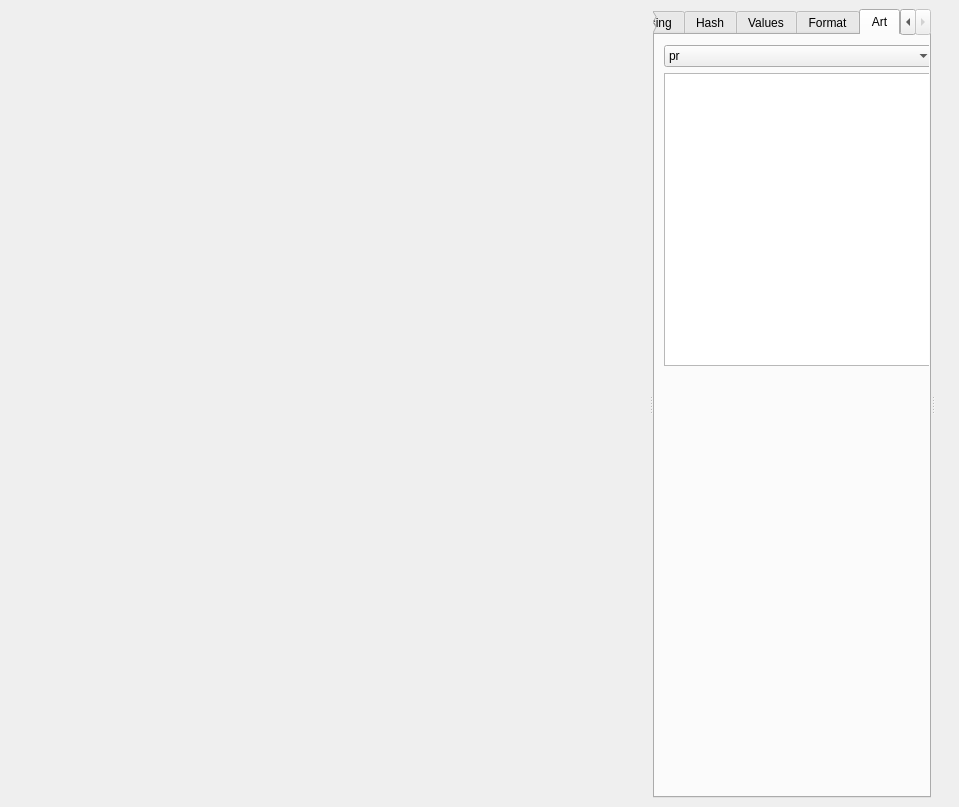
<?xml version="1.0" encoding="UTF-8"?>
<ui version="4.0">
 <class>HexdumpWidget</class>
 <widget class="QDockWidget" name="HexdumpWidget">
  <property name="geometry">
   <rect>
    <x>0</x>
    <y>0</y>
    <width>959</width>
    <height>807</height>
   </rect>
  </property>
  <property name="sizePolicy">
   <sizepolicy hsizetype="Expanding" vsizetype="Preferred">
    <horstretch>0</horstretch>
    <verstretch>0</verstretch>
   </sizepolicy>
  </property>
  <property name="windowTitle">
   <string notr="true">Hexdump</string>
  </property>
  <widget class="QWidget" name="dockWidgetContents">
   <layout class="QVBoxLayout" name="horizontalLayout">
    <property name="spacing">
     <number>0</number>
    </property>
    <property name="rightMargin">
     <number>0</number>
    </property>
    <item>
     <widget class="QSplitter" name="splitter">
      <property name="orientation">
       <enum>Qt::Horizontal</enum>
      </property>
      <widget class="HexWidget" name="hexTextView">
       <property name="sizePolicy">
        <sizepolicy hsizetype="Expanding" vsizetype="Expanding">
         <horstretch>1</horstretch>
         <verstretch>0</verstretch>
        </sizepolicy>
       </property>
       <property name="frameShape">
        <enum>QFrame::Shape::NoFrame</enum>
       </property>
       <property name="widgetResizable">
        <bool>true</bool>
       </property>
      </widget>
      <widget class="QTabWidget" name="hexSideTab_2">
       <property name="sizePolicy">
        <sizepolicy hsizetype="Preferred" vsizetype="Expanding">
         <horstretch>0</horstretch>
         <verstretch>0</verstretch>
        </sizepolicy>
       </property>
       <property name="tabPosition">
        <enum>QTabWidget::TabPosition::North</enum>
       </property>
       <property name="currentIndex">
        <number>4</number>
       </property>
       <property name="usesScrollButtons">
        <bool>true</bool>
       </property>
       <property name="documentMode">
        <bool>false</bool>
       </property>
       <widget class="QWidget" name="tabDIsasm_2">
        <attribute name="title">
         <string>Parsing</string>
        </attribute>
        <layout class="QVBoxLayout" name="verticalLayout_23">
         <property name="spacing">
          <number>6</number>
         </property>
         <property name="leftMargin">
          <number>0</number>
         </property>
         <property name="topMargin">
          <number>0</number>
         </property>
         <property name="rightMargin">
          <number>0</number>
         </property>
         <property name="bottomMargin">
          <number>0</number>
         </property>
         <item>
          <layout class="QVBoxLayout" name="verticalLayout_16">
           <property name="spacing">
            <number>5</number>
           </property>
           <property name="rightMargin">
            <number>0</number>
           </property>
           <item>
            <layout class="QHBoxLayout" name="horizontalLayout_17">
             <property name="topMargin">
              <number>0</number>
             </property>
             <item>
              <widget class="QComboBox" name="parseTypeComboBox">
               <property name="sizePolicy">
                <sizepolicy hsizetype="Preferred" vsizetype="Fixed">
                 <horstretch>0</horstretch>
                 <verstretch>0</verstretch>
                </sizepolicy>
               </property>
              </widget>
             </item>
             <item>
              <widget class="QLabel" name="label_6">
               <property name="sizePolicy">
                <sizepolicy hsizetype="Fixed" vsizetype="Preferred">
                 <horstretch>0</horstretch>
                 <verstretch>0</verstretch>
                </sizepolicy>
               </property>
               <property name="text">
                <string>Endian</string>
               </property>
              </widget>
             </item>
             <item>
              <widget class="QComboBox" name="parseEndianComboBox">
               <property name="sizeAdjustPolicy">
                <enum>QComboBox::SizeAdjustPolicy::AdjustToContents</enum>
               </property>
               <item>
                <property name="text">
                 <string>Little</string>
                </property>
               </item>
               <item>
                <property name="text">
                 <string>Big</string>
                </property>
               </item>
              </widget>
             </item>
            </layout>
           </item>
           <item>
            <widget class="QFrame" name="hexSideFrame_2">
             <property name="sizePolicy">
              <sizepolicy hsizetype="Expanding" vsizetype="Fixed">
               <horstretch>0</horstretch>
               <verstretch>0</verstretch>
              </sizepolicy>
             </property>
             <property name="minimumSize">
              <size>
               <width>0</width>
               <height>0</height>
              </size>
             </property>
             <property name="frameShape">
              <enum>QFrame::Shape::NoFrame</enum>
             </property>
             <property name="frameShadow">
              <enum>QFrame::Shadow::Plain</enum>
             </property>
             <property name="lineWidth">
              <number>0</number>
             </property>
             <layout class="QHBoxLayout" name="horizontalLayout_21">
              <property name="sizeConstraint">
               <enum>QLayout::SizeConstraint::SetMinimumSize</enum>
              </property>
              <property name="leftMargin">
               <number>5</number>
              </property>
              <property name="topMargin">
               <number>0</number>
              </property>
              <property name="rightMargin">
               <number>5</number>
              </property>
              <property name="bottomMargin">
               <number>5</number>
              </property>
              <item>
               <widget class="QLabel" name="hexArchLabel_2">
                <property name="sizePolicy">
                 <sizepolicy hsizetype="Fixed" vsizetype="Preferred">
                  <horstretch>0</horstretch>
                  <verstretch>0</verstretch>
                 </sizepolicy>
                </property>
                <property name="text">
                 <string>Arch</string>
                </property>
               </widget>
              </item>
              <item>
               <widget class="QComboBox" name="parseArchComboBox">
                <property name="sizePolicy">
                 <sizepolicy hsizetype="Preferred" vsizetype="Fixed">
                  <horstretch>0</horstretch>
                  <verstretch>0</verstretch>
                 </sizepolicy>
                </property>
                <property name="sizeAdjustPolicy">
                 <enum>QComboBox::SizeAdjustPolicy::AdjustToContents</enum>
                </property>
                <property name="frame">
                 <bool>false</bool>
                </property>
               </widget>
              </item>
              <item>
               <widget class="QLabel" name="hexBitsLabel_2">
                <property name="sizePolicy">
                 <sizepolicy hsizetype="Fixed" vsizetype="Preferred">
                  <horstretch>0</horstretch>
                  <verstretch>0</verstretch>
                 </sizepolicy>
                </property>
                <property name="text">
                 <string>Bits</string>
                </property>
               </widget>
              </item>
              <item>
               <widget class="QComboBox" name="parseBitsComboBox">
                <property name="sizeAdjustPolicy">
                 <enum>QComboBox::SizeAdjustPolicy::AdjustToContents</enum>
                </property>
                <item>
                 <property name="text">
                  <string>16</string>
                 </property>
                </item>
                <item>
                 <property name="text">
                  <string>32</string>
                 </property>
                </item>
                <item>
                 <property name="text">
                  <string>64</string>
                 </property>
                </item>
               </widget>
              </item>
             </layout>
            </widget>
           </item>
           <item>
            <widget class="QPlainTextEdit" name="hexDisasTextEdit">
             <property name="sizePolicy">
              <sizepolicy hsizetype="Preferred" vsizetype="Expanding">
               <horstretch>0</horstretch>
               <verstretch>0</verstretch>
              </sizepolicy>
             </property>
             <property name="font">
              <font>
               <family>Anonymous Pro</family>
               <pointsize>13</pointsize>
              </font>
             </property>
             <property name="frameShape">
              <enum>QFrame::Shape::NoFrame</enum>
             </property>
             <property name="lineWidth">
              <number>0</number>
             </property>
             <property name="readOnly">
              <bool>true</bool>
             </property>
             <property name="plainText">
              <string/>
             </property>
            </widget>
           </item>
          </layout>
         </item>
        </layout>
       </widget>
       <widget class="QWidget" name="tabHistogram_2">
        <property name="sizePolicy">
         <sizepolicy hsizetype="Expanding" vsizetype="Preferred">
          <horstretch>0</horstretch>
          <verstretch>0</verstretch>
         </sizepolicy>
        </property>
        <attribute name="title">
         <string notr="true">Hash</string>
        </attribute>
        <layout class="QVBoxLayout" name="verticalLayout">
         <item>
          <layout class="QGridLayout" name="gridLayout" columnstretch="0,0,0">
           <property name="sizeConstraint">
            <enum>QLayout::SizeConstraint::SetDefaultConstraint</enum>
           </property>
           <property name="rightMargin">
            <number>0</number>
           </property>
           <property name="horizontalSpacing">
            <number>8</number>
           </property>
           <property name="verticalSpacing">
            <number>10</number>
           </property>
           <item row="3" column="0">
            <widget class="QLabel" name="labelSHA256">
             <property name="sizePolicy">
              <sizepolicy hsizetype="Fixed" vsizetype="Fixed">
               <horstretch>0</horstretch>
               <verstretch>0</verstretch>
              </sizepolicy>
             </property>
             <property name="midLineWidth">
              <number>4</number>
             </property>
             <property name="text">
              <string>SHA256:</string>
             </property>
            </widget>
           </item>
           <item row="1" column="1">
            <widget class="QLineEdit" name="bytesMD5">
             <property name="sizePolicy">
              <sizepolicy hsizetype="Expanding" vsizetype="Fixed">
               <horstretch>0</horstretch>
               <verstretch>0</verstretch>
              </sizepolicy>
             </property>
             <property name="frame">
              <bool>true</bool>
             </property>
             <property name="alignment">
              <set>Qt::AlignmentFlag::AlignJustify|Qt::AlignmentFlag::AlignVCenter</set>
             </property>
             <property name="readOnly">
              <bool>true</bool>
             </property>
            </widget>
           </item>
           <item row="2" column="0">
            <widget class="QLabel" name="labelSHA1">
             <property name="sizePolicy">
              <sizepolicy hsizetype="Fixed" vsizetype="Fixed">
               <horstretch>0</horstretch>
               <verstretch>0</verstretch>
              </sizepolicy>
             </property>
             <property name="text">
              <string>SHA1:</string>
             </property>
            </widget>
           </item>
           <item row="3" column="2" alignment="Qt::AlignmentFlag::AlignRight">
            <widget class="QToolButton" name="copySHA256">
             <property name="toolTip">
              <string>Copy SHA256</string>
             </property>
             <property name="layoutDirection">
              <enum>Qt::LayoutDirection::RightToLeft</enum>
             </property>
             <property name="text">
              <string notr="true"/>
             </property>
            </widget>
           </item>
           <item row="2" column="2">
            <widget class="QToolButton" name="copySHA1">
             <property name="toolTip">
              <string notr="true">Copy SHA1</string>
             </property>
             <property name="layoutDirection">
              <enum>Qt::LayoutDirection::RightToLeft</enum>
             </property>
             <property name="text">
              <string notr="true"/>
             </property>
            </widget>
           </item>
           <item row="4" column="1">
            <widget class="QLineEdit" name="bytesCRC32">
             <property name="frame">
              <bool>true</bool>
             </property>
             <property name="alignment">
              <set>Qt::AlignmentFlag::AlignJustify|Qt::AlignmentFlag::AlignVCenter</set>
             </property>
             <property name="readOnly">
              <bool>true</bool>
             </property>
            </widget>
           </item>
           <item row="4" column="2" alignment="Qt::AlignmentFlag::AlignRight">
            <widget class="QToolButton" name="copyCRC32">
             <property name="toolTip">
              <string>Copy CRC32</string>
             </property>
             <property name="layoutDirection">
              <enum>Qt::LayoutDirection::RightToLeft</enum>
             </property>
             <property name="text">
              <string notr="true"/>
             </property>
            </widget>
           </item>
           <item row="5" column="1" colspan="2">
            <widget class="QLineEdit" name="bytesEntropy">
             <property name="sizePolicy">
              <sizepolicy hsizetype="Expanding" vsizetype="Fixed">
               <horstretch>0</horstretch>
               <verstretch>0</verstretch>
              </sizepolicy>
             </property>
             <property name="frame">
              <bool>true</bool>
             </property>
             <property name="alignment">
              <set>Qt::AlignmentFlag::AlignJustify|Qt::AlignmentFlag::AlignVCenter</set>
             </property>
             <property name="readOnly">
              <bool>true</bool>
             </property>
            </widget>
           </item>
           <item row="5" column="0" alignment="Qt::AlignmentFlag::AlignLeft">
            <widget class="QLabel" name="labelEntropy">
             <property name="sizePolicy">
              <sizepolicy hsizetype="Fixed" vsizetype="Fixed">
               <horstretch>0</horstretch>
               <verstretch>0</verstretch>
              </sizepolicy>
             </property>
             <property name="text">
              <string>Entropy:</string>
             </property>
            </widget>
           </item>
           <item row="2" column="1">
            <widget class="QLineEdit" name="bytesSHA1">
             <property name="sizePolicy">
              <sizepolicy hsizetype="Expanding" vsizetype="Fixed">
               <horstretch>0</horstretch>
               <verstretch>0</verstretch>
              </sizepolicy>
             </property>
             <property name="frame">
              <bool>true</bool>
             </property>
             <property name="alignment">
              <set>Qt::AlignmentFlag::AlignJustify|Qt::AlignmentFlag::AlignVCenter</set>
             </property>
             <property name="readOnly">
              <bool>true</bool>
             </property>
            </widget>
           </item>
           <item row="1" column="0">
            <widget class="QLabel" name="labelMD5">
             <property name="sizePolicy">
              <sizepolicy hsizetype="Fixed" vsizetype="Fixed">
               <horstretch>0</horstretch>
               <verstretch>0</verstretch>
              </sizepolicy>
             </property>
             <property name="text">
              <string>MD5:</string>
             </property>
            </widget>
           </item>
           <item row="4" column="0">
            <widget class="QLabel" name="labelCRC32">
             <property name="sizePolicy">
              <sizepolicy hsizetype="Fixed" vsizetype="Fixed">
               <horstretch>0</horstretch>
               <verstretch>0</verstretch>
              </sizepolicy>
             </property>
             <property name="text">
              <string>CRC32:</string>
             </property>
            </widget>
           </item>
           <item row="1" column="2">
            <widget class="QToolButton" name="copyMD5">
             <property name="toolTip">
              <string notr="true">Copy MD5</string>
             </property>
             <property name="layoutDirection">
              <enum>Qt::LayoutDirection::RightToLeft</enum>
             </property>
             <property name="text">
              <string notr="true"/>
             </property>
            </widget>
           </item>
           <item row="3" column="1">
            <widget class="QLineEdit" name="bytesSHA256">
             <property name="frame">
              <bool>true</bool>
             </property>
             <property name="alignment">
              <set>Qt::AlignmentFlag::AlignJustify|Qt::AlignmentFlag::AlignVCenter</set>
             </property>
             <property name="readOnly">
              <bool>true</bool>
             </property>
            </widget>
           </item>
          </layout>
         </item>
         <item>
          <spacer name="verticalSpacer">
           <property name="orientation">
            <enum>Qt::Orientation::Vertical</enum>
           </property>
           <property name="sizeHint" stdset="0">
            <size>
             <width>20</width>
             <height>40</height>
            </size>
           </property>
          </spacer>
         </item>
        </layout>
       </widget>
       <widget class="QWidget" name="tab">
        <attribute name="title">
         <string>Values</string>
        </attribute>
        <widget class="QWidget" name="verticalLayoutWidget">
         <property name="geometry">
          <rect>
           <x>10</x>
           <y>8</y>
           <width>261</width>
           <height>301</height>
          </rect>
         </property>
         <layout class="QVBoxLayout" name="verticalLayout_2">
          <item>
           <widget class="QComboBox" name="valueEndian">
            <property name="sizeAdjustPolicy">
             <enum>QComboBox::SizeAdjustPolicy::AdjustToContents</enum>
            </property>
            <item>
             <property name="text">
              <string>Little Endian</string>
             </property>
            </item>
            <item>
             <property name="text">
              <string>Big Endian</string>
             </property>
            </item>
           </widget>
          </item>
          <item>
           <layout class="QGridLayout" name="gridLayout_2" columnstretch="0,0,0">
            <property name="sizeConstraint">
             <enum>QLayout::SizeConstraint::SetDefaultConstraint</enum>
            </property>
            <property name="rightMargin">
             <number>0</number>
            </property>
            <property name="horizontalSpacing">
             <number>8</number>
            </property>
            <property name="verticalSpacing">
             <number>10</number>
            </property>
            <item row="3" column="2">
             <widget class="QLineEdit" name="v_uint24">
              <property name="frame">
               <bool>true</bool>
              </property>
              <property name="alignment">
               <set>Qt::AlignmentFlag::AlignJustify|Qt::AlignmentFlag::AlignVCenter</set>
              </property>
              <property name="readOnly">
               <bool>false</bool>
              </property>
             </widget>
            </item>
            <item row="2" column="0">
             <widget class="QLabel" name="labelSHA1_2">
              <property name="sizePolicy">
               <sizepolicy hsizetype="Fixed" vsizetype="Fixed">
                <horstretch>0</horstretch>
                <verstretch>0</verstretch>
               </sizepolicy>
              </property>
              <property name="text">
               <string>int16</string>
              </property>
             </widget>
            </item>
            <item row="5" column="0" alignment="Qt::AlignmentFlag::AlignLeft">
             <widget class="QLabel" name="labelEntropy_2">
              <property name="sizePolicy">
               <sizepolicy hsizetype="Fixed" vsizetype="Fixed">
                <horstretch>0</horstretch>
                <verstretch>0</verstretch>
               </sizepolicy>
              </property>
              <property name="text">
               <string>int48</string>
              </property>
             </widget>
            </item>
            <item row="7" column="1" colspan="2">
             <widget class="QLineEdit" name="v_float32">
              <property name="frame">
               <bool>true</bool>
              </property>
              <property name="alignment">
               <set>Qt::AlignmentFlag::AlignJustify|Qt::AlignmentFlag::AlignVCenter</set>
              </property>
              <property name="readOnly">
               <bool>true</bool>
              </property>
             </widget>
            </item>
            <item row="8" column="1" colspan="2">
             <widget class="QLineEdit" name="v_double">
              <property name="frame">
               <bool>true</bool>
              </property>
              <property name="alignment">
               <set>Qt::AlignmentFlag::AlignJustify|Qt::AlignmentFlag::AlignVCenter</set>
              </property>
              <property name="readOnly">
               <bool>true</bool>
              </property>
             </widget>
            </item>
            <item row="6" column="0">
             <widget class="QLabel" name="labelEntropy_3">
              <property name="sizePolicy">
               <sizepolicy hsizetype="Fixed" vsizetype="Fixed">
                <horstretch>0</horstretch>
                <verstretch>0</verstretch>
               </sizepolicy>
              </property>
              <property name="text">
               <string>int64</string>
              </property>
             </widget>
            </item>
            <item row="2" column="1">
             <widget class="QLineEdit" name="v_int16">
              <property name="sizePolicy">
               <sizepolicy hsizetype="Expanding" vsizetype="Fixed">
                <horstretch>0</horstretch>
                <verstretch>0</verstretch>
               </sizepolicy>
              </property>
              <property name="frame">
               <bool>true</bool>
              </property>
              <property name="alignment">
               <set>Qt::AlignmentFlag::AlignJustify|Qt::AlignmentFlag::AlignVCenter</set>
              </property>
              <property name="readOnly">
               <bool>false</bool>
              </property>
             </widget>
            </item>
            <item row="5" column="2">
             <widget class="QLineEdit" name="v_uint48">
              <property name="frame">
               <bool>true</bool>
              </property>
              <property name="alignment">
               <set>Qt::AlignmentFlag::AlignJustify|Qt::AlignmentFlag::AlignVCenter</set>
              </property>
              <property name="readOnly">
               <bool>false</bool>
              </property>
             </widget>
            </item>
            <item row="3" column="1">
             <widget class="QLineEdit" name="v_int24">
              <property name="frame">
               <bool>true</bool>
              </property>
              <property name="alignment">
               <set>Qt::AlignmentFlag::AlignJustify|Qt::AlignmentFlag::AlignVCenter</set>
              </property>
              <property name="readOnly">
               <bool>false</bool>
              </property>
             </widget>
            </item>
            <item row="4" column="1">
             <widget class="QLineEdit" name="v_int32">
              <property name="frame">
               <bool>true</bool>
              </property>
              <property name="alignment">
               <set>Qt::AlignmentFlag::AlignJustify|Qt::AlignmentFlag::AlignVCenter</set>
              </property>
              <property name="readOnly">
               <bool>false</bool>
              </property>
             </widget>
            </item>
            <item row="6" column="2">
             <widget class="QLineEdit" name="v_uint64">
              <property name="frame">
               <bool>true</bool>
              </property>
              <property name="alignment">
               <set>Qt::AlignmentFlag::AlignJustify|Qt::AlignmentFlag::AlignVCenter</set>
              </property>
              <property name="readOnly">
               <bool>false</bool>
              </property>
             </widget>
            </item>
            <item row="1" column="0">
             <widget class="QLabel" name="labelMD5_2">
              <property name="sizePolicy">
               <sizepolicy hsizetype="Fixed" vsizetype="Fixed">
                <horstretch>0</horstretch>
                <verstretch>0</verstretch>
               </sizepolicy>
              </property>
              <property name="text">
               <string>int8</string>
              </property>
             </widget>
            </item>
            <item row="2" column="2">
             <widget class="QLineEdit" name="v_uint16">
              <property name="sizePolicy">
               <sizepolicy hsizetype="Expanding" vsizetype="Fixed">
                <horstretch>0</horstretch>
                <verstretch>0</verstretch>
               </sizepolicy>
              </property>
              <property name="frame">
               <bool>true</bool>
              </property>
              <property name="alignment">
               <set>Qt::AlignmentFlag::AlignJustify|Qt::AlignmentFlag::AlignVCenter</set>
              </property>
              <property name="readOnly">
               <bool>false</bool>
              </property>
             </widget>
            </item>
            <item row="4" column="2">
             <widget class="QLineEdit" name="v_uint32">
              <property name="frame">
               <bool>true</bool>
              </property>
              <property name="alignment">
               <set>Qt::AlignmentFlag::AlignJustify|Qt::AlignmentFlag::AlignVCenter</set>
              </property>
              <property name="readOnly">
               <bool>false</bool>
              </property>
             </widget>
            </item>
            <item row="5" column="1">
             <widget class="QLineEdit" name="v_int48">
              <property name="frame">
               <bool>true</bool>
              </property>
              <property name="alignment">
               <set>Qt::AlignmentFlag::AlignJustify|Qt::AlignmentFlag::AlignVCenter</set>
              </property>
              <property name="readOnly">
               <bool>false</bool>
              </property>
             </widget>
            </item>
            <item row="6" column="1">
             <widget class="QLineEdit" name="v_int64">
              <property name="frame">
               <bool>true</bool>
              </property>
              <property name="alignment">
               <set>Qt::AlignmentFlag::AlignJustify|Qt::AlignmentFlag::AlignVCenter</set>
              </property>
              <property name="readOnly">
               <bool>false</bool>
              </property>
             </widget>
            </item>
            <item row="1" column="1">
             <widget class="QLineEdit" name="v_int8">
              <property name="sizePolicy">
               <sizepolicy hsizetype="Expanding" vsizetype="Fixed">
                <horstretch>0</horstretch>
                <verstretch>0</verstretch>
               </sizepolicy>
              </property>
              <property name="frame">
               <bool>true</bool>
              </property>
              <property name="alignment">
               <set>Qt::AlignmentFlag::AlignJustify|Qt::AlignmentFlag::AlignVCenter</set>
              </property>
              <property name="readOnly">
               <bool>false</bool>
              </property>
             </widget>
            </item>
            <item row="4" column="0">
             <widget class="QLabel" name="labelCRC32_2">
              <property name="sizePolicy">
               <sizepolicy hsizetype="Fixed" vsizetype="Fixed">
                <horstretch>0</horstretch>
                <verstretch>0</verstretch>
               </sizepolicy>
              </property>
              <property name="text">
               <string>int32</string>
              </property>
             </widget>
            </item>
            <item row="8" column="0">
             <widget class="QLabel" name="labelDouble">
              <property name="sizePolicy">
               <sizepolicy hsizetype="Fixed" vsizetype="Fixed">
                <horstretch>0</horstretch>
                <verstretch>0</verstretch>
               </sizepolicy>
              </property>
              <property name="text">
               <string>double</string>
              </property>
             </widget>
            </item>
            <item row="3" column="0">
             <widget class="QLabel" name="labelSHA256_2">
              <property name="sizePolicy">
               <sizepolicy hsizetype="Fixed" vsizetype="Fixed">
                <horstretch>0</horstretch>
                <verstretch>0</verstretch>
               </sizepolicy>
              </property>
              <property name="midLineWidth">
               <number>4</number>
              </property>
              <property name="text">
               <string>int24</string>
              </property>
             </widget>
            </item>
            <item row="1" column="2">
             <widget class="QLineEdit" name="v_uint8">
              <property name="sizePolicy">
               <sizepolicy hsizetype="Expanding" vsizetype="Fixed">
                <horstretch>0</horstretch>
                <verstretch>0</verstretch>
               </sizepolicy>
              </property>
              <property name="frame">
               <bool>true</bool>
              </property>
              <property name="alignment">
               <set>Qt::AlignmentFlag::AlignJustify|Qt::AlignmentFlag::AlignVCenter</set>
              </property>
              <property name="readOnly">
               <bool>false</bool>
              </property>
             </widget>
            </item>
            <item row="7" column="0">
             <widget class="QLabel" name="labelFloat32">
              <property name="sizePolicy">
               <sizepolicy hsizetype="Fixed" vsizetype="Fixed">
                <horstretch>0</horstretch>
                <verstretch>0</verstretch>
               </sizepolicy>
              </property>
              <property name="text">
               <string>float32</string>
              </property>
             </widget>
            </item>
           </layout>
          </item>
         </layout>
        </widget>
       </widget>
       <widget class="QWidget" name="tabFormat">
        <attribute name="title">
         <string notr="true">Format</string>
        </attribute>
        <layout class="QVBoxLayout" name="verticalLayoutFormat">
         <item>
          <layout class="QHBoxLayout" name="horizontalLayoutFormat">
           <item>
            <widget class="QComboBox" name="formatStructComboBox"/>
           </item>
           <item>
            <widget class="QLineEdit" name="formatInlineEdit"/>
           </item>
          </layout>
         </item>
         <item>
          <widget class="QPlainTextEdit" name="formatOutput">
           <property name="lineWrapMode">
            <enum>QPlainTextEdit::LineWrapMode::NoWrap</enum>
           </property>
           <property name="readOnly">
            <bool>true</bool>
           </property>
          </widget>
         </item>
        </layout>
       </widget>
       <widget class="QWidget" name="tabHistogram">
        <attribute name="title">
         <string>Art</string>
        </attribute>
        <widget class="QWidget" name="verticalLayoutWidget_2">
         <property name="geometry">
          <rect>
           <x>9</x>
           <y>10</y>
           <width>271</width>
           <height>321</height>
          </rect>
         </property>
         <layout class="QVBoxLayout" name="verticalLayout_3">
          <item>
           <widget class="QComboBox" name="comboBox">
            <item>
             <property name="text">
              <string>pr</string>
             </property>
            </item>
            <item>
             <property name="text">
              <string>pb</string>
             </property>
            </item>
            <item>
             <property name="text">
              <string>p8</string>
             </property>
            </item>
            <item>
             <property name="text">
              <string>prc</string>
             </property>
            </item>
           </widget>
          </item>
          <item>
           <widget class="QTextEdit" name="histogram">
            <property name="font">
             <font>
              <family>Courier New</family>
              <pointsize>9</pointsize>
             </font>
            </property>
            <property name="cursor" stdset="0">
             <cursorShape>CrossCursor</cursorShape>
            </property>
            <property name="lineWrapMode">
             <enum>QTextEdit::LineWrapMode::WidgetWidth</enum>
            </property>
            <property name="readOnly">
             <bool>true</bool>
            </property>
            <property name="html">
             <string notr="true">&lt;!DOCTYPE HTML PUBLIC &quot;-//W3C//DTD HTML 4.0//EN&quot; &quot;http://www.w3.org/TR/REC-html40/strict.dtd&quot;&gt;
&lt;html&gt;&lt;head&gt;&lt;meta name=&quot;qrichtext&quot; content=&quot;1&quot; /&gt;&lt;meta charset=&quot;utf-8&quot; /&gt;&lt;style type=&quot;text/css&quot;&gt;
p, li { white-space: pre-wrap; }
hr { height: 1px; border-width: 0; }
li.unchecked::marker { content: &quot;\2610&quot;; }
li.checked::marker { content: &quot;\2612&quot;; }
&lt;/style&gt;&lt;/head&gt;&lt;body style=&quot; font-family:'Courier New'; font-size:9pt; font-weight:400; font-style:normal;&quot;&gt;
&lt;p style=&quot;-qt-paragraph-type:empty; margin-top:0px; margin-bottom:0px; margin-left:0px; margin-right:0px; -qt-block-indent:0; text-indent:0px;&quot;&gt;&lt;br /&gt;&lt;/p&gt;&lt;/body&gt;&lt;/html&gt;</string>
            </property>
            <property name="acceptRichText">
             <bool>false</bool>
            </property>
           </widget>
          </item>
         </layout>
        </widget>
       </widget>
      </widget>
      <widget class="QToolButton" name="openSideViewB">
       <property name="sizePolicy">
        <sizepolicy hsizetype="Fixed" vsizetype="Preferred">
         <horstretch>0</horstretch>
         <verstretch>0</verstretch>
        </sizepolicy>
       </property>
       <property name="maximumSize">
        <size>
         <width>24</width>
         <height>16777215</height>
        </size>
       </property>
       <property name="styleSheet">
        <string notr="true"/>
       </property>
       <property name="text">
        <string notr="true"/>
       </property>
       <property name="icon">
        <iconset resource="../resources.qrc">
         <normaloff>:/img/icons/previous.svg</normaloff>:/img/icons/previous.svg</iconset>
       </property>
       <property name="iconSize">
        <size>
         <width>16</width>
         <height>12</height>
        </size>
       </property>
       <property name="autoRaise">
        <bool>true</bool>
       </property>
       <property name="arrowType">
        <enum>Qt::ArrowType::NoArrow</enum>
       </property>
      </widget>
     </widget>
    </item>
   </layout>
  </widget>
 </widget>
 <customwidgets>
  <customwidget>
   <class>HexWidget</class>
   <extends>QScrollArea</extends>
   <header>HexWidget.h</header>
   <container>1</container>
  </customwidget>
 </customwidgets>
 <resources>
  <include location="../resources.qrc"/>
 </resources>
 <connections/>
</ui>
